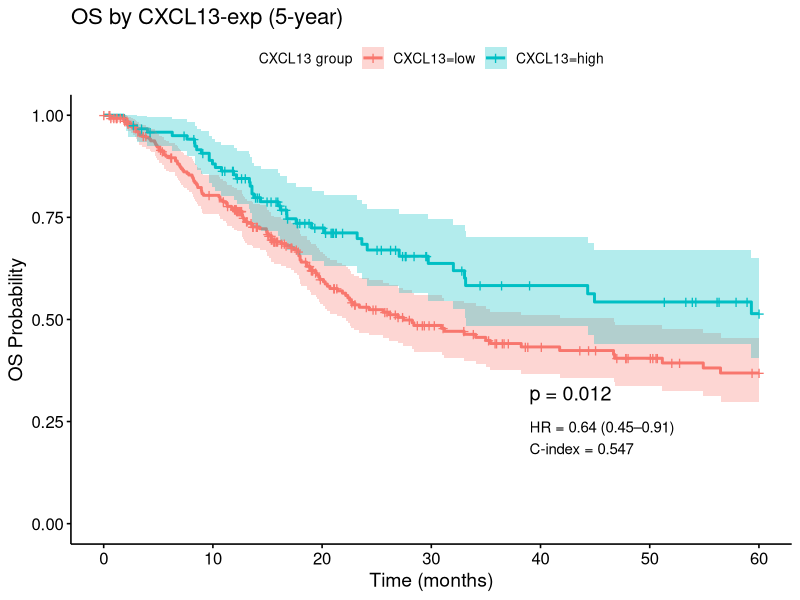
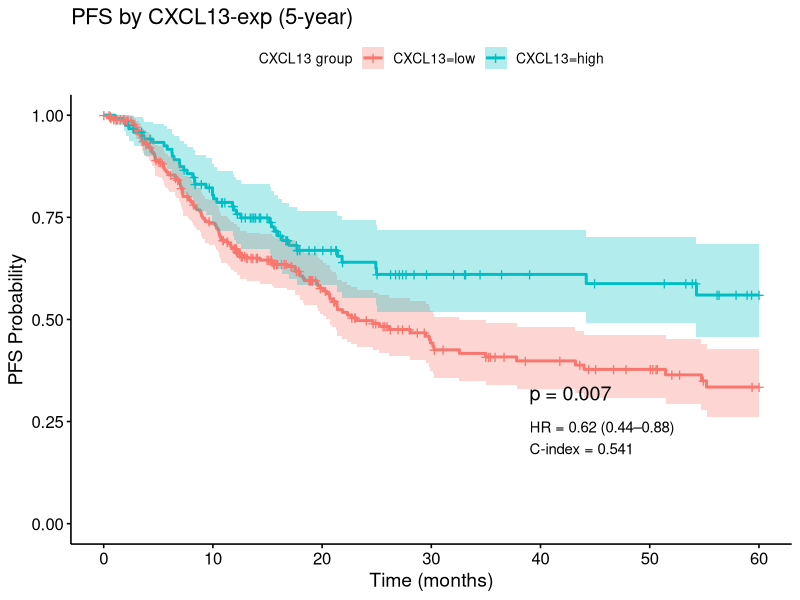
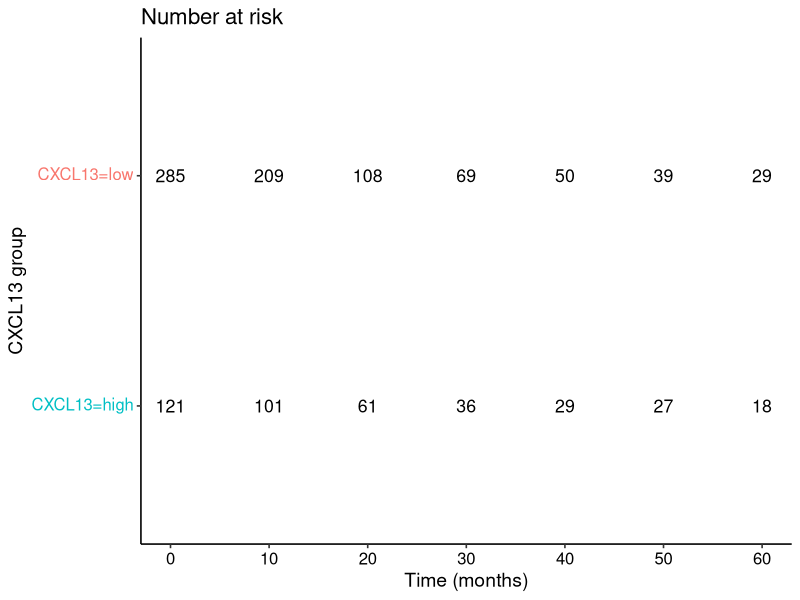
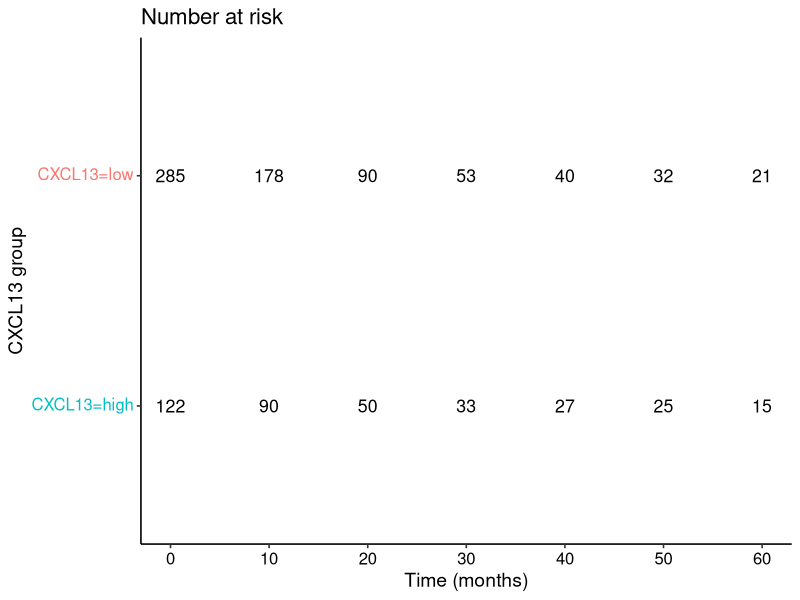
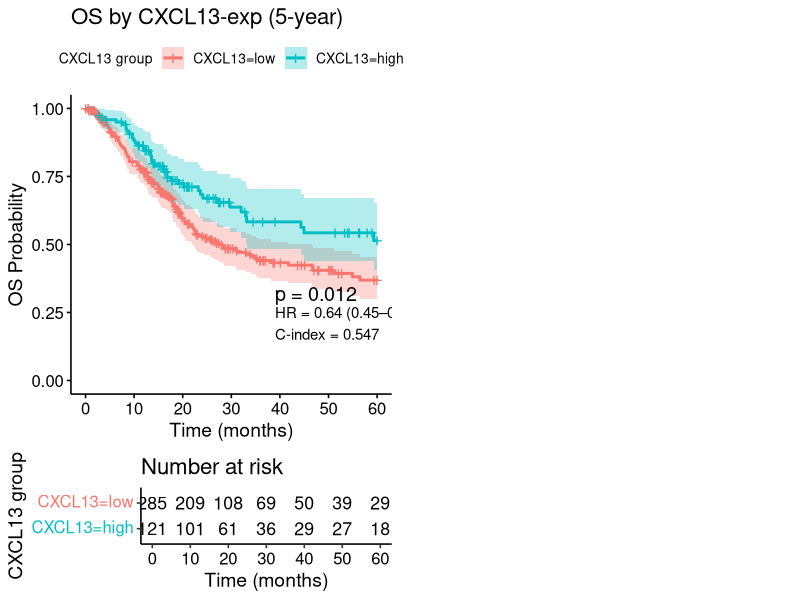
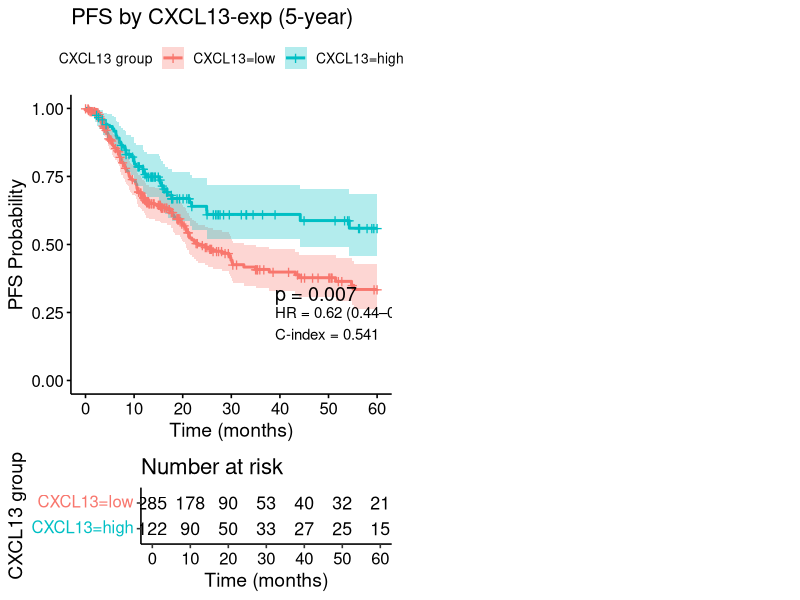
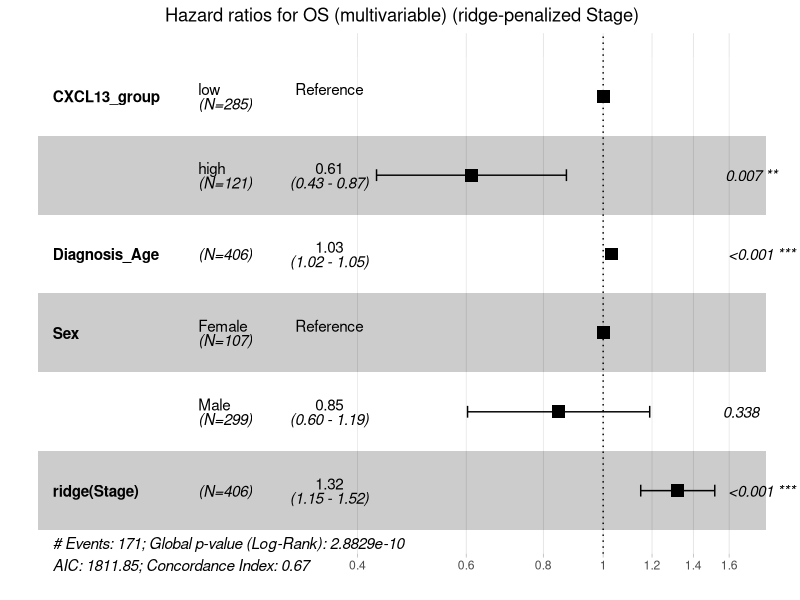
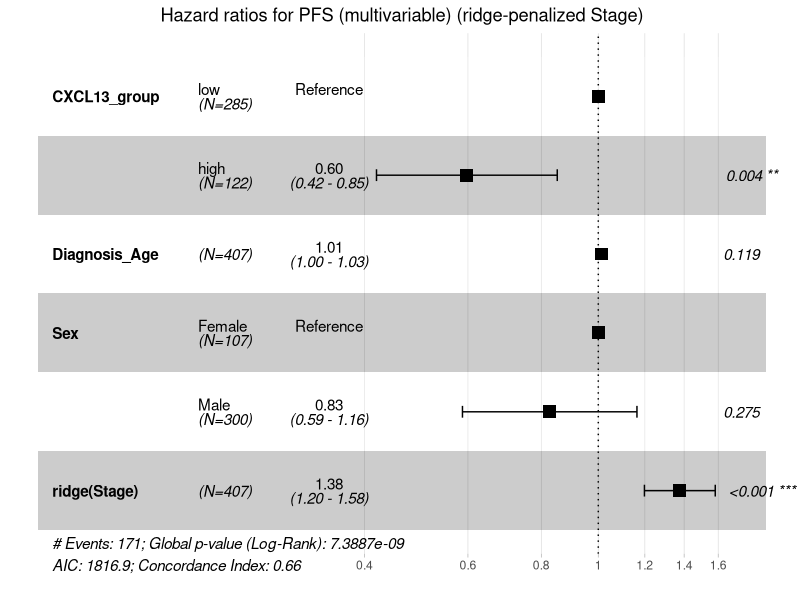

Recreate these plots in R, in order.
#!/usr/bin/env Rscript

# --- Output folder (Linux/Windows safe) -----------------------------------
OUT_DIR <- "output"
if (!dir.exists(OUT_DIR)) dir.create(OUT_DIR, recursive = TRUE, showWarnings = FALSE)


# --- 1) Packages -----------------------------------------------------------
if (!requireNamespace("survival", quietly=TRUE)) install.packages("survival")
if (!requireNamespace("survminer", quietly=TRUE)) install.packages("survminer")
library(survival)
library(survminer)

# --- 2) Load & preprocess --------------------------------------------------
df <- read.csv("./data/tcga_pancanceraltas_with_CXCL13subgroups.csv",
               stringsAsFactors = FALSE)

# --- Optional: Filter by tumor stage --------------------------------------
# df <- df[df$Neoplasm_Disease_Stage_American_Joint_Committee_on_Cancer_Code %in% c("STAGE III","STAGE IV"), ]
# 
# --- 3) Survival variables + 5-year (60 mo) administrative censoring ------
df$OS_time   <- suppressWarnings(as.numeric(df$Overall_Survival_Months))
df$OS_event  <- as.numeric(grepl("^1", df$Overall_Survival_Status))
df$OS_time60  <- ifelse(!is.na(df$OS_time) & df$OS_time > 60, 60, df$OS_time)
df$OS_event60 <- ifelse(is.na(df$OS_time), NA, ifelse(df$OS_time > 60, 0, df$OS_event))

df$DFS_time   <- suppressWarnings(as.numeric(df$Progress_Free_Survival_Months))
df$DFS_event  <- as.numeric(grepl("^1", df$Progression_Free_Status))
df$DFS_time60  <- ifelse(!is.na(df$DFS_time) & df$DFS_time > 60, 60, df$DFS_time)
df$DFS_event60 <- ifelse(is.na(df$DFS_time), NA, ifelse(df$DFS_time > 60, 0, df$DFS_event))

# --- 4) CXCL13 expression & groups ----------------------------------------
df$CXCL13_expression <- suppressWarnings(as.numeric(df$CXCL13_expression))
df$CXCL13_zscore     <- scale(df$CXCL13_expression)
df$CXCL13_status     <- ifelse(df$CXCL13_zscore > 1, "overexpressed", "normal")

# 70th percentile split (change 0.7 -> 0.75 for 75th)
threshold_70 <- quantile(df$CXCL13_expression, 0.7, na.rm = TRUE)
df$CXCL13    <- ifelse(df$CXCL13_expression >= threshold_70, "high", "low")
df$CXCL13    <- factor(df$CXCL13, levels = c("low","high"))

# Provide a robust alias 'CXCL13_group' in case other code uses it
df$CXCL13_group <- df$CXCL13

# --- 5) KM plots + HR/CI/C-index annotations ------------------------------
## OS KM
fit_os <- survfit(Surv(OS_time60, OS_event60) ~ CXCL13, data = df)
xmax_os <- max(df$OS_time60, na.rm = TRUE)
p_os <- ggsurvplot(
  fit_os, data = df,
  pval = TRUE, pval.coord = c(0.65 * xmax_os, 0.32),
  conf.int = TRUE,
  title = "OS by CXCL13-exp (5-year)",
  xlab = "Time (months)", ylab = "OS Probability",
  legend.title = "CXCL13 group",
  risk.table = TRUE,
  xlim = c(0, xmax_os)
)

## DFS KM
fit_dfs <- survfit(Surv(DFS_time60, DFS_event60) ~ CXCL13, data = df)
xmax_dfs <- 60
p_dfs <- ggsurvplot(
  fit_dfs, data = df,
  pval = TRUE, pval.coord = c(0.65 * xmax_dfs, 0.32),
  conf.int = TRUE,
  xlim = c(0, xmax_dfs),
  title = "PFS by CXCL13-exp (5-year)",
  xlab = "Time (months)", ylab = "PFS Probability",
  legend.title = "CXCL13 group",
  risk.table = TRUE
)

# Cox models for annotation (binary split matching KM)
cox_os  <- coxph(Surv(OS_time60, OS_event60) ~ CXCL13, data = df)
cox_dfs <- coxph(Surv(DFS_time60, DFS_event60) ~ CXCL13, data = df)
s_os  <- summary(cox_os)
s_dfs <- summary(cox_dfs)

# Extract HR, CI, and C-index
hr_os   <- s_os$conf.int[1,"exp(coef)"]; lcl_os <- s_os$conf.int[1,"lower .95"]; ucl_os <- s_os$conf.int[1,"upper .95"]
cidx_os <- s_os$concordance[1]
hr_dfs  <- s_dfs$conf.int[1,"exp(coef)"]; lcl_dfs <- s_dfs$conf.int[1,"lower .95"]; ucl_dfs <- s_dfs$conf.int[1,"upper .95"]
cidx_dfs <- s_dfs$concordance[1]

# Add annotations (place just under the p-value)
lab_os  <- sprintf("HR = %.2f (%.2f–%.2f)\nC-index = %.3f", hr_os,  lcl_os,  ucl_os,  cidx_os)
lab_dfs <- sprintf("HR = %.2f (%.2f–%.2f)\nC-index = %.3f", hr_dfs, lcl_dfs, ucl_dfs, cidx_dfs)
p_os$plot  <- p_os$plot  + annotate("text", x = 0.65 * xmax_os,  y = 0.21, label = lab_os,  hjust = 0, size = 3.8)
p_dfs$plot <- p_dfs$plot + annotate("text", x = 0.65 * xmax_dfs, y = 0.21, label = lab_dfs, hjust = 0, size = 3.8)

# --- 6) Save plots ----------------------------------------------------------
ggsave(file.path(OUT_DIR, "km_os_CXCL13_annot.png"),  plot = p_os$plot,  width = 7, height = 6, dpi = 150)
ggsave(file.path(OUT_DIR, "km_dfs_CXCL13_annot.png"), plot = p_dfs$plot, width = 7, height = 6, dpi = 150)

# risk tables & combined (guard if table is a ggplot)
if (inherits(p_os$table, "ggplot"))
  ggsave(file.path(OUT_DIR, "km_os_CXCL13_risktable.png"),  plot = p_os$table,  width = 7, height = 2.5, dpi = 150)
if (inherits(p_dfs$table, "ggplot"))
  ggsave(file.path(OUT_DIR, "km_dfs_CXCL13_risktable.png"), plot = p_dfs$table, width = 7, height = 2.5, dpi = 150)

os_combined  <- arrange_ggsurvplots(list(p_os),  print = FALSE)
dfs_combined <- arrange_ggsurvplots(list(p_dfs), print = FALSE)
ggsave(file.path(OUT_DIR, "km_os_CXCL13_combined.png"),  plot = os_combined,  width = 7, height = 8, dpi = 150)
ggsave(file.path(OUT_DIR, "km_dfs_CXCL13_combined.png"), plot = dfs_combined, width = 7, height = 8, dpi = 150)


# --- 7) Multivariable Cox (Age + Sex + Stage adjusted) --------------------
# Encode covariates
df$Sex   <- factor(df$Sex)
df$Stage <- factor(df$Neoplasm_Disease_Stage_American_Joint_Committee_on_Cancer_Code)

keep_os  <- complete.cases(df[, c("OS_time60","OS_event60","CXCL13_group","Diagnosis_Age","Sex","Stage")])
keep_dfs <- complete.cases(df[, c("DFS_time60","DFS_event60","CXCL13_group","Diagnosis_Age","Sex","Stage")])

cox_multi_os  <- coxph(Surv(OS_time60,  OS_event60)  ~ CXCL13_group + Diagnosis_Age + Sex + Stage, data = df[keep_os, ])
cox_multi_dfs <- coxph(Surv(DFS_time60, DFS_event60) ~ CXCL13_group + Diagnosis_Age + Sex + Stage, data = df[keep_dfs, ])

cat("\nCoxPH OS (multivariable):\n");  print(summary(cox_multi_os))
cat("\nCoxPH PFS (multivariable):\n"); print(summary(cox_multi_dfs))

# Tidy one-line tables
fmt <- function(fit) {
  s <- summary(fit)
  data.frame(
    term = rownames(s$coefficients),
    HR   = round(s$conf.int[,"exp(coef)"], 2),
    LCL  = round(s$conf.int[,"lower .95"], 2),
    UCL  = round(s$conf.int[,"upper .95"], 2),
    p    = signif(s$coefficients[,"Pr(>|z|)"], 3),
    Cidx = round(s$concordance[1], 3),
    row.names = NULL
  )
}
cat("\nTidy OS:\n");  print(fmt(cox_multi_os))
cat("\nTidy PFS:\n"); print(fmt(cox_multi_dfs))


# --- 8) Export patient lists for GSEA --------------------------------------
if (!("Sample_ID" %in% colnames(df))) stop("❌ Column 'Sample_ID' not found in the dataframe.")

write.csv(
  df[df$CXCL13 == "high", c("Sample_ID", "CXCL13_expression")],
  file = file.path(OUT_DIR, "CXCL13_highrisk_samples.csv"),
  row.names = FALSE
)

write.csv(
  df[df$CXCL13 == "low", c("Sample_ID", "CXCL13_expression")],
  file = file.path(OUT_DIR, "CXCL13_lowrisk_samples.csv"),
  row.names = FALSE
)

cat("\n✅ Saved patient lists for GSEA in 'output/':\n - CXCL13_highrisk_samples.csv\n - CXCL13_lowrisk_samples.csv\n")

# --- Forest plots with safe fallbacks --------------------------------------
suppressPackageStartupMessages({
  library(ggplot2)
})

# helper: make a ggplot forest from summary(coxph) (skips infinite rows)
manual_forest <- function(fit, title = "Forest plot", file = "forest.png") {
  s <- summary(fit)
  dfp <- data.frame(
    term = rownames(s$coefficients),
    HR   = s$conf.int[,"exp(coef)"],
    LCL  = s$conf.int[,"lower .95"],
    UCL  = s$conf.int[,"upper .95"],
    p    = s$coefficients[,"Pr(>|z|)"],
    row.names = NULL, check.names = FALSE
  )
  # drop non-finite rows (the culprits)
  dfp <- dfp[is.finite(dfp$HR) & is.finite(dfp$LCL) & is.finite(dfp$UCL), , drop = FALSE]
  if (nrow(dfp) == 0) stop("No finite coefficients to plot.")
  
  # nicer labels: turn "SexMale" into "Sex: Male", etc. (best-effort)
  dfp$label <- gsub("([A-Za-z_]+)(.*)", "\\1\\2", dfp$term)
  dfp$label <- gsub(":", ": ", dfp$label)
  # order by HR
  dfp$label <- factor(dfp$label, levels = rev(dfp$label[order(dfp$HR)]))
  
  # x limits from finite CIs
  xmin <- max(min(dfp$LCL, na.rm = TRUE), 1e-3)
  xmax <- min(max(dfp$UCL, na.rm = TRUE), 1e3)
  
  p <- ggplot(dfp, aes(x = HR, y = label)) +
    geom_vline(xintercept = 1, linetype = 2) +
    geom_errorbarh(aes(xmin = LCL, xmax = UCL), height = 0.2) +
    geom_point(size = 2.5) +
    scale_x_log10(limits = c(xmin, xmax)) +
    labs(title = title, x = "Hazard ratio (log scale)", y = NULL,
         caption = "Rows with infinite estimates were omitted from the plot") +
    theme_minimal(base_size = 12)
  ggsave(file, plot = p, width = 7, height = 6, dpi = 150)
  message("[OK] Saved ", file)
}

# try ggforest, then penalized, then manual
safe_ggforest <- function(fit, data, file, title) {
  ok <- FALSE
  # 1) vanilla ggforest
  try({
    fp <- ggforest(fit, data = data,
                   main = title,
                   cpositions = c(0.02, 0.22, 0.4),
                   fontsize = 1.0,
                   refLabel = "Reference",
                   noDigits = 2)
    ggsave(file, plot = fp, width = 7, height = 6, dpi = 150)
    message("[OK] Saved ", file)
    ok <- TRUE
  }, silent = TRUE)
  
  if (!ok) {
    message("[INFO] ggforest failed; refitting with ridge penalty on Stage for plot.")
    # penalize the problematic factor (Stage); keep others unpenalized
    # (If your stage column is named 'Stage', use ridge(Stage); if 'Stage2', change accordingly.)
    form <- formula(update(formula(fit), . ~ .))
    # try to detect the Stage term name used in the model matrix
    stage_term <- NULL
    for (cand in c("Stage", "Stage2")) if (any(grepl(paste0("^", cand), names(model.matrix(fit))))) stage_term <- cand
    if (is.null(stage_term)) stage_term <- "Stage"  # default guess
    
    fit_pen <- try(coxph(update(formula(fit), paste0(". ~ . - ", stage_term, " + ridge(", stage_term, ")")),
                         data = data, ties = "efron"), silent = TRUE)
    
    if (!inherits(fit_pen, "try-error")) {
      try({
        fp2 <- ggforest(fit_pen, data = data,
                        main = paste0(title, " (ridge-penalized ", stage_term, ")"),
                        cpositions = c(0.02, 0.22, 0.4),
                        fontsize = 1.0,
                        refLabel = "Reference",
                        noDigits = 2)
        ggsave(file, plot = fp2, width = 7, height = 6, dpi = 150)
        message("[OK] Saved ", file, " (penalized)")
        ok <- TRUE
      }, silent = TRUE)
    }
  }
  
  if (!ok) {
    message("[INFO] ggforest still failed; drawing manual forest.")
    manual_forest(fit, title = title, file = file)
  }
}

# --- call the safe plotter for your two models -----------------------------
p<-safe_ggforest(cox_multi_os,  df[keep_os, ],
              file = "forestplot_os_multivariable_safe.png",
              title = "Hazard ratios for OS (multivariable)")

p2<-safe_ggforest(cox_multi_dfs, df[keep_dfs, ],
              file = "forestplot_pfs_multivariable.png",
              title = "Hazard ratios for PFS (multivariable)")



# --- Stage collapse: I/II vs III/IV ---------------------------------------
stage_raw <- toupper(trimws(as.character(
  df$Neoplasm_Disease_Stage_American_Joint_Committee_on_Cancer_Code
)))
df$Stage2 <- ifelse(grepl("^STAGE[[:space:]]*I\\b",   stage_raw) |
                      grepl("^STAGE[[:space:]]*II\\b",  stage_raw), "I/II",
                    ifelse(grepl("^STAGE[[:space:]]*III\\b", stage_raw) |
                             grepl("^STAGE[[:space:]]*IV\\b",  stage_raw), "III/IV", NA))
df$Stage2 <- factor(df$Stage2, levels = c("I/II","III/IV"))

# Standardize Sex a bit (optional but helps avoid rare/unknown levels)
df$Sex <- trimws(df$Sex)
df$Sex[df$Sex %in% c("M","Male","male")] <- "Male"
df$Sex[df$Sex %in% c("F","Female","female")] <- "Female"
df$Sex[!(df$Sex %in% c("Male","Female"))] <- NA
df$Sex <- factor(df$Sex)

# --- Rebuild complete-case masks using Stage2 ------------------------------
keep_os  <- complete.cases(df[, c("OS_time60","OS_event60","CXCL13_group","Diagnosis_Age","Sex","Stage2")])
keep_dfs <- complete.cases(df[, c("DFS_time60","DFS_event60","CXCL13_group","Diagnosis_Age","Sex","Stage2")])

d_os  <- droplevels(df[keep_os,  c("OS_time60","OS_event60","CXCL13_group","Diagnosis_Age","Sex","Stage2")])
d_dfs <- droplevels(df[keep_dfs, c("DFS_time60","DFS_event60","CXCL13_group","Diagnosis_Age","Sex","Stage2")])

# (Safety) Drop any factor levels that still have pure separation
drop_sep_levels <- function(dat, time, event, fac) {
  if (!is.factor(dat[[fac]])) return(dat)
  tb <- with(dat, table(dat[[fac]], dat[[event]]))
  bad <- rownames(tb)[rowSums(tb == 0) > 0]  # any level with a zero column (all events or all censored)
  if (length(bad)) {
    message(sprintf("⚠️ Dropping %s level(s) with separation: %s", fac, paste(bad, collapse=", ")))
    dat <- dat[!(dat[[fac]] %in% bad), , drop = FALSE]
    dat <- droplevels(dat)
  }
  dat
}
d_os  <- drop_sep_levels(d_os,  "OS_time60",  "OS_event60",  "Sex")
d_os  <- drop_sep_levels(d_os,  "OS_time60",  "OS_event60",  "Stage2")
d_dfs <- drop_sep_levels(d_dfs, "DFS_time60", "DFS_event60", "Sex")
d_dfs <- drop_sep_levels(d_dfs, "DFS_time60", "DFS_event60", "Stage2")

# --- Refit multivariable Cox with Stage2 -----------------------------------
cox_multi_os  <- coxph(Surv(OS_time60,  OS_event60)  ~ CXCL13_group + Diagnosis_Age + Sex + Stage2, data = d_os)
cox_multi_dfs <- coxph(Surv(DFS_time60, DFS_event60) ~ CXCL13_group + Diagnosis_Age + Sex + Stage2, data = d_dfs)

cat("\nCoxPH OS (multivariable, Stage2):\n");  print(summary(cox_multi_os))
cat("\nCoxPH PFS (multivariable, Stage2):\n"); print(summary(cox_multi_dfs))

# --- Forest plots ----------------------------------------------------------
fp_os <- ggforest(
  cox_multi_os, data = d_os,
  main = "Hazard ratios for OS (multivariable, Stage I/II vs III/IV)",
  cpositions = c(0.02, 0.22, 0.4),
  fontsize = 1.0,
  refLabel = "Reference",
  noDigits = 2
)
ggsave(file.path(OUT_DIR, "forestplot_os_multivariable.png"), plot = fp_os, width = 7, height = 6, dpi = 150)

fp_dfs <- ggforest(
  cox_multi_dfs, data = d_dfs,
  main = "Hazard ratios for PFS (multivariable, Stage I/II vs III/IV)",
  cpositions = c(0.02, 0.22, 0.4),
  fontsize = 1.0,
  refLabel = "Reference",
  noDigits = 2
)
ggsave(file.path(OUT_DIR, "forestplot_pfs_multivariable.png"), plot = fp_dfs, width = 7, height = 6, dpi = 150)

